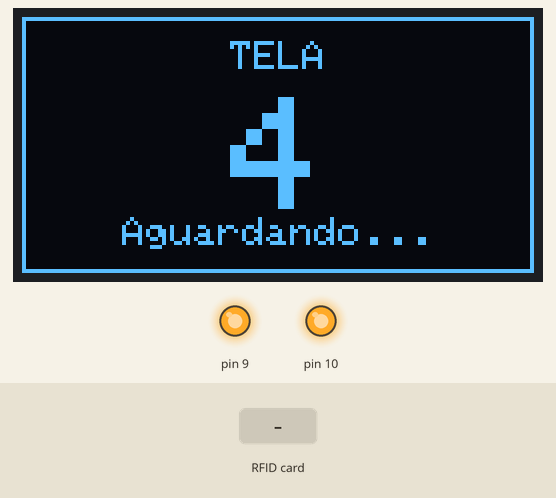
Recording of a sketch running on a simulated Arduino Uno, built with avr-gcc and run on an emulated ATmega328P. Shown: 128×64 one-colour display, output pins drawn as LEDs (lit = HIGH). Inputs (shaded band) come from the test bench. What the sketch prints to the serial monitor is not drawn.

Above: at 1.6 s.
1.7 s: RFID card 3C 3D 3E 3F held to the reader
At 2.8 s:
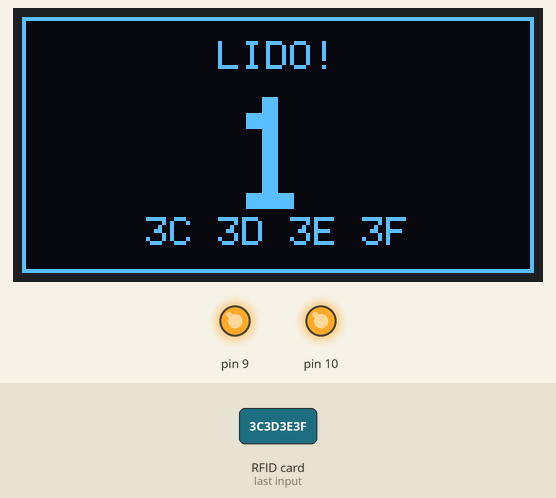
At 4.5 s:
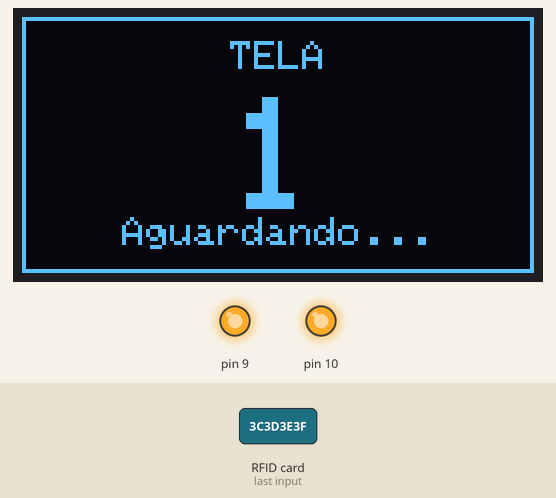
4.7 s: RFID card 5E 7A 19 C4 held to the reader
At 5.7 s:
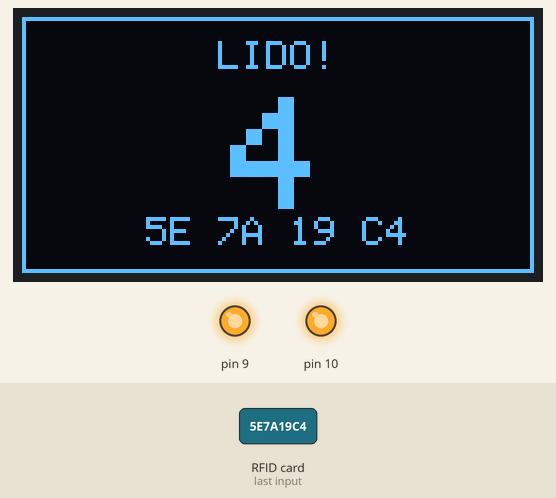
Timing chart, 0 to 7.7 s (numbered marks = the images above; inputs shaded):
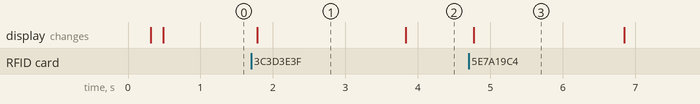

The sketch:

sketch.ino
```cpp
#include <Wire.h>
#include <Adafruit_GFX.h>
#include <Adafruit_SSD1306.h>
#include <SPI.h>
#include <MFRC522.h>

// --- CONFIGURAÇÃO DOS RFIDs ---
#define RST_PIN -1

#define SS_PIN_1 5
#define SS_PIN_2 4
#define SS_PIN_3 3
#define SS_PIN_4 2

MFRC522 leitor1(SS_PIN_1, RST_PIN);
MFRC522 leitor2(SS_PIN_2, RST_PIN);
MFRC522 leitor3(SS_PIN_3, RST_PIN);
MFRC522 leitor4(SS_PIN_4, RST_PIN);

// --- CONFIGURAÇÃO DAS TELAS OLED ---
#define SCREEN_WIDTH 128
#define SCREEN_HEIGHT 64
// Instância única com a biblioteca Adafruit GFX para economizar RAM
Adafruit_SSD1306 display(SCREEN_WIDTH, SCREEN_HEIGHT, &Wire, -1);

// Vetor com os 4 endereços falsos
const uint8_t oled_addrs[4] = {0x3C, 0x3D, 0x3E, 0x3F};

// Variáveis de tempo
unsigned long tempoLeitura[4] = {0, 0, 0, 0};
bool tagLida[4] = {false, false, false, false};
const unsigned long TEMPO_VISIVEL = 2000;

// --- FUNÇÃO PARA CENTRALIZAR TEXTO AUTOMATICAMENTE ---
void printCentralizado(String texto, int y, int tamanho_fonte) {
  display.setTextSize(tamanho_fonte);
  // A fonte padrão do Adafruit_GFX tem 6 pixels de largura (contando o espaço)
  int largura_texto = texto.length() * (6 * tamanho_fonte);
  int x = (SCREEN_WIDTH - largura_texto) / 2; // Calcula a margem esquerda
  display.setCursor(x, y);
  display.print(texto);
}

void desenharTelaAguardando(int indice_tela, int num_leitor) {
  if(display.begin(SSD1306_SWITCHCAPVCC, oled_addrs[indice_tela])) {
    display.clearDisplay();
    display.setTextColor(WHITE);
    display.drawRect(0, 0, SCREEN_WIDTH, SCREEN_HEIGHT, WHITE);
    printCentralizado("TELA", 6, 1);
    printCentralizado(String(num_leitor), 20, 4);
    printCentralizado("Aguardando...", 50, 1);
    display.display();
  }
}

void setup() {
  Serial.begin(9600);
  Wire.begin();
  Wire.setClock(31000);

  SPI.begin();

  pinMode(9, OUTPUT);
  digitalWrite(9, HIGH);
  delay(50);

  leitor1.PCD_Init();
  leitor2.PCD_Init();
  leitor3.PCD_Init();
  leitor4.PCD_Init();

  // --- TELA INICIAL (AGUARDANDO TAG) ---
  for (int i = 0; i < 4; i++) {
    if(display.begin(SSD1306_SWITCHCAPVCC, oled_addrs[i])) {
      display.clearDisplay();
      display.setTextColor(WHITE);

      // Desenha a moldura (x, y, largura, altura, cor)
      display.drawRect(0, 0, SCREEN_WIDTH, SCREEN_HEIGHT, WHITE);

      // Escreve os textos centralizados
      printCentralizado("TELA", 6, 1);                 // Pequeno no topo
      printCentralizado(String(i + 1), 20, 4);         // Número GIGANTE no meio
      printCentralizado("Aguardando...", 50, 1);       // Pequeno na base

      display.display();
    }
  }
}

void checarLeitor(MFRC522 &leitor, int indice_tela, int num_leitor) {
  // Dispara as duas verificações (se é tag nova OU se a tag velha continua ali)
  bool presente = leitor.PICC_IsNewCardPresent();
  bool leuSerial = leitor.PICC_ReadCardSerial();

  if (presente || leuSerial) {
    // Como a tag está aqui, renovamos o cronômetro o tempo todo!
    tempoLeitura[indice_tela] = millis();

    // SÓ DESENHA NA TELA SE ELA ESTIVER NO MODO "AGUARDANDO..."
    // Isso evita que a tela fique piscando loucamente enquanto você segura a tag
    if (tagLida[indice_tela] == false) {

      String conteudo = "";
      for (byte i = 0; i < leitor.uid.size; i++) {
        conteudo.concat(String(leitor.uid.uidByte[i] < 0x10 ? " 0" : " "));
        conteudo.concat(String(leitor.uid.uidByte[i], HEX));
      }
      conteudo.toUpperCase();
      conteudo.trim();

      Serial.print("Leitor ");
      Serial.print(num_leitor);
      Serial.print(" leu a TAG: ");
      Serial.println(conteudo);

      display.begin(SSD1306_SWITCHCAPVCC, oled_addrs[indice_tela]);
      display.clearDisplay();
      display.setTextColor(WHITE);
      display.drawRect(0, 0, SCREEN_WIDTH, SCREEN_HEIGHT, WHITE);

      printCentralizado("LIDO!", 6, 1);
      printCentralizado(String(num_leitor), 20, 4);
      printCentralizado(conteudo, 50, 1);

      display.display();

      // Avisa ao sistema que a tela agora está ocupada com essa ID
      tagLida[indice_tela] = true;
    }
  }
}

void loop() {
  checarLeitor(leitor1, 0, 1);
  checarLeitor(leitor2, 1, 2);
  checarLeitor(leitor3, 2, 3);
  checarLeitor(leitor4, 3, 4);
  for (int i = 0; i<4; i++) {
    if (tagLida[i] == true && (millis() - tempoLeitura[i] > TEMPO_VISIVEL)) {
      tagLida[i] = false;
      desenharTelaAguardando(i, i + 1);
    }
  }
}
```

Measured:
- after the input at 1.7 s, the display: changes after 0.09 s (image 1)
- after the input at 4.7 s, the display: changes after 0.07 s (image 3)
- what the display in image 1 shows lasts 2.0 s, from 1.8 s to 3.8 s
